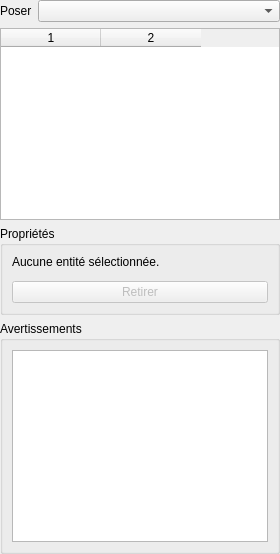
<?xml version="1.0" encoding="UTF-8"?>
<ui version="4.0">
 <class>EntityPanel</class>
 <!-- Panneau « Entites » (LOT-11) : la famille que l'outil Entite pose, la liste des entites de la
      carte, les proprietes de l'entite selectionnee (formulaire construit en code depuis la table
      des familles, core::knownEntityKinds), et les avertissements. Les libelles poses ici sont des
      reperes pour Qt Designer : retranslateUi les remplace tous (EX-REN-033). -->
 <widget class="QWidget" name="EntityPanel">
  <layout class="QVBoxLayout" name="layout">
   <property name="leftMargin"><number>0</number></property>
   <property name="topMargin"><number>0</number></property>
   <property name="rightMargin"><number>0</number></property>
   <property name="bottomMargin"><number>0</number></property>
   <item>
    <layout class="QHBoxLayout" name="placeRow">
     <item>
      <widget class="QLabel" name="placeLabel">
       <property name="text"><string>Poser</string></property>
      </widget>
     </item>
     <item>
      <widget class="QComboBox" name="kindCombo">
       <property name="sizePolicy">
        <sizepolicy hsizetype="Expanding" vsizetype="Fixed"><horstretch>1</horstretch><verstretch>0</verstretch></sizepolicy>
       </property>
      </widget>
     </item>
    </layout>
   </item>
   <item>
    <widget class="QTableWidget" name="entityTable">
     <property name="selectionBehavior"><enum>QAbstractItemView::SelectRows</enum></property>
     <property name="selectionMode"><enum>QAbstractItemView::SingleSelection</enum></property>
     <property name="editTriggers"><set>QAbstractItemView::NoEditTriggers</set></property>
     <property name="columnCount"><number>2</number></property>
    </widget>
   </item>
   <item>
    <widget class="QGroupBox" name="propertiesBox">
     <property name="title"><string>Propriétés</string></property>
     <layout class="QVBoxLayout" name="propertiesLayout">
      <item>
       <widget class="QLabel" name="selectionLabel">
        <property name="wordWrap"><bool>true</bool></property>
        <property name="text"><string>Aucune entité sélectionnée.</string></property>
       </widget>
      </item>
      <item>
       <widget class="QWidget" name="propertiesForm"/>
      </item>
      <item>
       <widget class="QPushButton" name="removeButton">
        <property name="enabled"><bool>false</bool></property>
        <property name="text"><string>Retirer</string></property>
       </widget>
      </item>
     </layout>
    </widget>
   </item>
   <item>
    <widget class="QGroupBox" name="warningsBox">
     <property name="title"><string>Avertissements</string></property>
     <layout class="QVBoxLayout" name="warningsLayout">
      <item>
       <widget class="QListWidget" name="warningList">
        <property name="wordWrap"><bool>true</bool></property>
        <property name="selectionMode"><enum>QAbstractItemView::SingleSelection</enum></property>
       </widget>
      </item>
     </layout>
    </widget>
   </item>
  </layout>
 </widget>
 <resources/>
 <connections/>
</ui>
